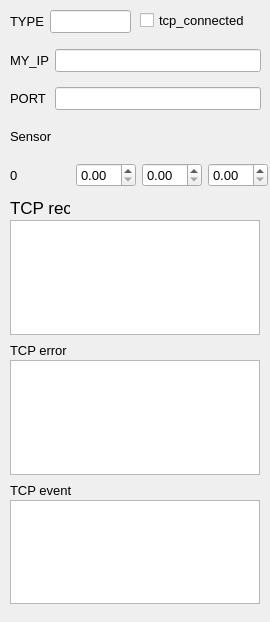
<?xml version="1.0" encoding="UTF-8"?>
<ui version="4.0">
 <class>MainWindow</class>
 <widget class="QMainWindow" name="MainWindow">
  <property name="geometry">
   <rect>
    <x>0</x>
    <y>0</y>
    <width>270</width>
    <height>622</height>
   </rect>
  </property>
  <property name="font">
   <font>
    <family>Arial</family>
    <pointsize>10</pointsize>
   </font>
  </property>
  <property name="windowTitle">
   <string>MainWindow</string>
  </property>
  <widget class="QWidget" name="centralwidget">
   <widget class="QWidget" name="gridLayoutWidget">
    <property name="geometry">
     <rect>
      <x>10</x>
      <y>40</y>
      <width>251</width>
      <height>80</height>
     </rect>
    </property>
    <layout class="QGridLayout" name="gridLayout">
     <item row="1" column="0">
      <widget class="QLabel" name="label_2">
       <property name="text">
        <string>PORT</string>
       </property>
      </widget>
     </item>
     <item row="0" column="0">
      <widget class="QLabel" name="label">
       <property name="text">
        <string>MY_IP</string>
       </property>
      </widget>
     </item>
     <item row="0" column="1">
      <widget class="QLineEdit" name="ip_edit"/>
     </item>
     <item row="1" column="1">
      <widget class="QLineEdit" name="port_edit"/>
     </item>
    </layout>
   </widget>
   <widget class="QCheckBox" name="tcp_connect_btn">
    <property name="geometry">
     <rect>
      <x>140</x>
      <y>10</y>
      <width>120</width>
      <height>20</height>
     </rect>
    </property>
    <property name="text">
     <string>tcp_connected</string>
    </property>
   </widget>
   <widget class="QTextBrowser" name="recv_log">
    <property name="geometry">
     <rect>
      <x>10</x>
      <y>220</y>
      <width>250</width>
      <height>115</height>
     </rect>
    </property>
    <property name="font">
     <font>
      <family>Arial</family>
      <pointsize>8</pointsize>
     </font>
    </property>
   </widget>
   <widget class="QTextBrowser" name="error_log">
    <property name="geometry">
     <rect>
      <x>10</x>
      <y>360</y>
      <width>250</width>
      <height>115</height>
     </rect>
    </property>
    <property name="font">
     <font>
      <pointsize>8</pointsize>
     </font>
    </property>
   </widget>
   <widget class="QWidget" name="gridLayoutWidget_2">
    <property name="geometry">
     <rect>
      <x>10</x>
      <y>120</y>
      <width>251</width>
      <height>32</height>
     </rect>
    </property>
    <layout class="QGridLayout" name="gridLayout_2">
     <item row="0" column="0">
      <widget class="QLabel" name="label_3">
       <property name="text">
        <string>Sensor</string>
       </property>
      </widget>
     </item>
    </layout>
   </widget>
   <widget class="QLabel" name="label_4">
    <property name="geometry">
     <rect>
      <x>10</x>
      <y>340</y>
      <width>60</width>
      <height>20</height>
     </rect>
    </property>
    <property name="text">
     <string>TCP error</string>
    </property>
   </widget>
   <widget class="QTextBrowser" name="event_log">
    <property name="geometry">
     <rect>
      <x>10</x>
      <y>500</y>
      <width>250</width>
      <height>104</height>
     </rect>
    </property>
    <property name="font">
     <font>
      <pointsize>8</pointsize>
     </font>
    </property>
   </widget>
   <widget class="QLabel" name="label_5">
    <property name="geometry">
     <rect>
      <x>10</x>
      <y>480</y>
      <width>71</width>
      <height>20</height>
     </rect>
    </property>
    <property name="text">
     <string>TCP event</string>
    </property>
   </widget>
   <widget class="QWidget" name="gridLayoutWidget_3">
    <property name="geometry">
     <rect>
      <x>10</x>
      <y>160</y>
      <width>258</width>
      <height>30</height>
     </rect>
    </property>
    <layout class="QGridLayout" name="gridLayout_3">
     <item row="0" column="2">
      <widget class="QDoubleSpinBox" name="sensor_box2"/>
     </item>
     <item row="0" column="1">
      <widget class="QDoubleSpinBox" name="sensor_box1"/>
     </item>
     <item row="0" column="3">
      <widget class="QDoubleSpinBox" name="sensor_box3"/>
     </item>
     <item row="0" column="0">
      <widget class="QLabel" name="sensor_stand">
       <property name="font">
        <font>
         <family>Arial</family>
         <pointsize>10</pointsize>
        </font>
       </property>
       <property name="text">
        <string>0</string>
       </property>
      </widget>
     </item>
    </layout>
   </widget>
   <widget class="QLabel" name="label_7">
    <property name="geometry">
     <rect>
      <x>10</x>
      <y>200</y>
      <width>60</width>
      <height>16</height>
     </rect>
    </property>
    <property name="font">
     <font>
      <family>Arial</family>
      <pointsize>13</pointsize>
      <kerning>true</kerning>
     </font>
    </property>
    <property name="text">
     <string>TCP recv</string>
    </property>
   </widget>
   <widget class="QWidget" name="formLayoutWidget">
    <property name="geometry">
     <rect>
      <x>10</x>
      <y>10</y>
      <width>121</width>
      <height>31</height>
     </rect>
    </property>
    <layout class="QFormLayout" name="formLayout">
     <item row="0" column="0">
      <widget class="QLabel" name="label_8">
       <property name="text">
        <string>TYPE</string>
       </property>
      </widget>
     </item>
     <item row="0" column="1">
      <widget class="QLineEdit" name="type_edit"/>
     </item>
    </layout>
   </widget>
  </widget>
 </widget>
 <resources/>
 <connections/>
</ui>
